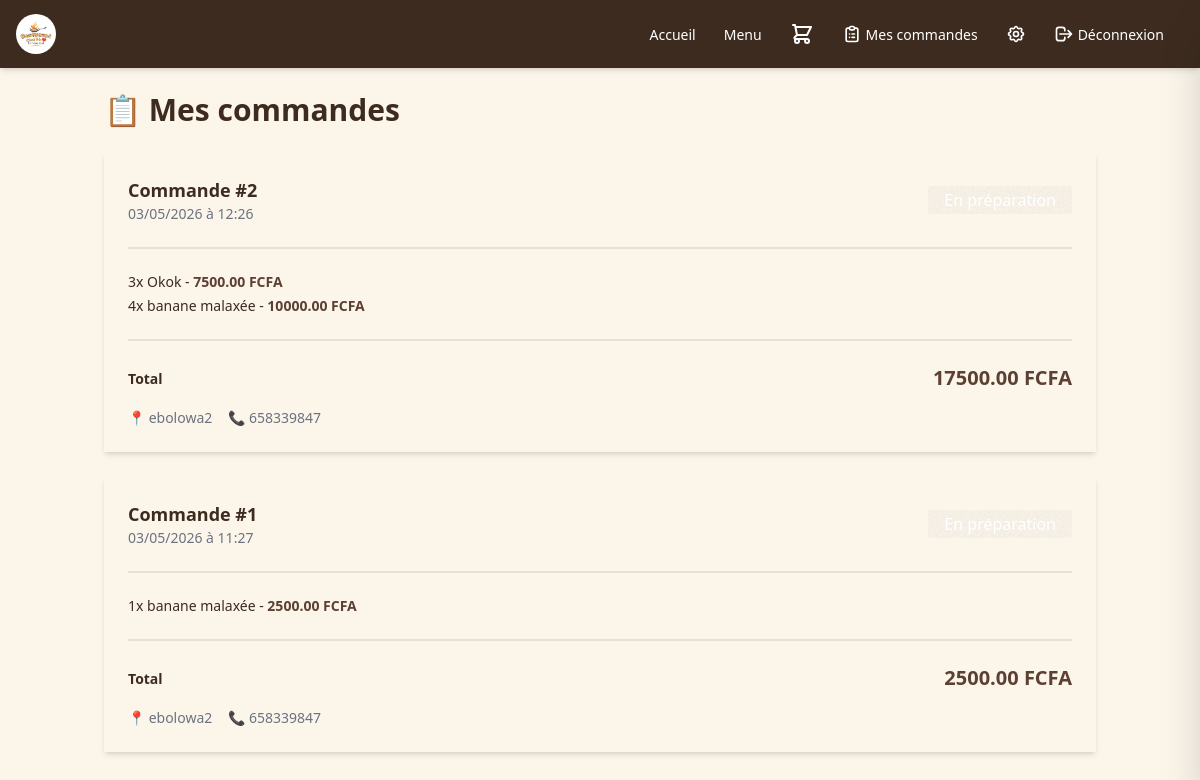
Page /orders/mes-commandes/ (signed in) on the committed database.
### orders/models.py (models this page shows, shortened)
class Commande(models.Model):
    STATUTS = [
        ('en_preparation', 'En préparation'),
        ('en_livraison', 'En livraison'),
        ('livree', 'Livrée'),
        ('annulee', 'Annulée'),
    ]
    client = models.ForeignKey(User, on_delete=models.CASCADE)
    statut = models.CharField(max_length=20, choices=STATUTS, default='en_preparation')
    adresse = models.CharField(max_length=300)
    quartier = models.CharField(max_length=100)
    cree_le = models.DateTimeField(auto_now_add=True)

class LigneCommande(models.Model):
    commande = models.ForeignKey(Commande, on_delete=models.CASCADE, related_name='lignes')
    plat = models.ForeignKey(Plat, on_delete=models.CASCADE)
    quantite = models.PositiveIntegerField()
    @property
    def total(self):
        return self.plat.prix * self.quantite

### menu/models.py (models this page shows, shortened)
class Plat(models.Model):
    nom = models.CharField(max_length=200)
    description = models.TextField()
    prix = models.DecimalField(max_digits=8, decimal_places=2)
    image = models.ImageField(upload_to='plats/', blank=True, null=True)
    disponible = models.BooleanField(default=True)
    cree_le = models.DateTimeField(auto_now_add=True)

### orders/views.py (the view)
# urls.py: path('mes-commandes/', views.mes_commandes, name='mes_commandes'),
@login_required
def mes_commandes(request):
    commandes = Commande.objects.filter(client=request.user).order_by('-cree_le')
    commandes_data = []
    for commande in commandes:
        total = sum(l.total for l in commande.lignes.all())
        commandes_data.append({'commande': commande, 'total': total})
    return render(request, 'orders/mes_commandes.html', {'commandes_data': commandes_data})

### orders/context_processors.py (called while the page is built, shortened)
def cart_context(request):
    panier = request.session.get('panier', {})
    items = []
    total = 0
    delivery_fee = 1500
    cart_count = sum(item['quantite'] for item in items)
    return {
        'cart_items': items,
        'cart_subtotal': total,
        'cart_delivery_fee': delivery_fee,
        'cart_total': total + delivery_fee,
        'cart_count': cart_count,
    }

### orders/templates/orders/mes_commandes.html (shortened to what this page needs)
{% extends 'base.html' %}
{% block content %}
<h1 class="text-3xl font-extrabold text-secondary mb-6">📋 Mes commandes</h1>
{% if commandes_data %}
<div class="flex flex-col gap-6">
    {% for item in commandes_data %}
    {% with commande=item.commande total=item.total %}
    <div class="card bg-base-100 shadow-md">
        <div class="card-body">
            <div class="flex flex-col sm:flex-row sm:items-center sm:justify-between gap-2">
                <div>
                    <h2 class="text-lg font-extrabold text-secondary">Commande #{{ commande.id }}</h2>
                    <p class="text-gray-400 text-sm">{{ commande.cree_le|date:"d/m/Y à H:i" }}</p>
                </div>
                {% if commande.statut == 'en_preparation' %}
                <span class="badge badge-warning text-white badge-lg px-4 py-3 self-start sm:self-auto">{{ commande.get_statut_display }}</span>
                {% elif commande.statut == 'en_livraison' %}
                <span class="badge badge-info text-white badge-lg px-4 py-3 self-start sm:self-auto">{{ commande.get_statut_display }}</span>
                {% elif commande.statut == 'livree' %}
                <span class="badge badge-success text-white badge-lg px-4 py-3 self-start sm:self-auto">{{ commande.get_statut_display }}</span>
                {% else %}
                <span class="badge badge-error text-white badge-lg px-4 py-3 self-start sm:self-auto">{{ commande.get_statut_display }}</span>
                {% endif %}
            </div>
            <div class="divider my-2"></div>
            <ul class="flex flex-col gap-1">
                {% for ligne in commande.lignes.all %}
                <li class="text-sm text-secondary font-medium">
                    {{ ligne.quantite }}x {{ ligne.plat.nom }} - <span class="text-primary font-bold">{{ ligne.total }} FCFA</span>
                </li>
                {% endfor %}
            </ul>
            <div class="divider my-2"></div>
            <div class="flex justify-between items-center">
                <span class="font-bold text-secondary">Total</span>
                <span class="text-xl font-extrabold text-primary">{{ total }} FCFA</span>
            </div>
            <div class="mt-2 text-sm text-gray-500 flex gap-4">
                <span>📍 {{ commande.quartier }}</span>
                <span>📞 {{ commande.adresse }}</span>
            </div>
        </div>
    </div>
    {% endwith %}
    {% endfor %}
</div>
{% endif %}
{% endblock %}

### theme/templates/base.html (style rules this page uses)
:root { --site-bg: #fcf5ea; --site-surface: #fffdf9; --site-surface-2: #f7e7d2; --site-text: #2f241d; --site-muted: #6b7280; --site-primary: #5c4033; --site-secondary: #3d2b1f; --site-accent: #e63946; }
html[data-theme="kiza"] { --color-primary: #5c4033; --color-secondary: #3d2b1f; --color-accent: #e63946; --color-base-100: #fcf5ea; --color-base-200: #f7e7d2; --color-base-300: #ead6c0; --color-base-content: #2f241d; --site-bg: #fcf5ea; --site-surface: #fffdf9; --site-surface-2: #f7e7d2; --site-text: #2f241d; --site-muted: #6b7280; --site-primary: #5c4033; --site-secondary: #3d2b1f; --site-accent: #e63946; }
body { background-color: var(--site-bg); color: var(--site-text); }
html[data-theme="kiza"] .text-gray-500, html[data-theme="kiza"] .text-gray-400 { color: #6b7280 !important; }
html[data-theme="kiza"] { background-color: #fcf5ea; color: #2f241d; }
html[data-theme="kiza"] .text-secondary { color: #3d2b1f !important; }

### rows in the picture
Commande: commande.id "2", commande.cree_le "03/05/2026 à 12:26", commande.statut "En préparation", total "17500.00", commande.quartier "ebolowa2", commande.adresse "658339847"
LigneCommande: quantite "3", plat.nom "Okok", total "7500.00"
LigneCommande: quantite "4", plat.nom "banane malaxée", total "10000.00"
Commande: commande.id "1", commande.cree_le "03/05/2026 à 11:27", commande.statut "En préparation", total "2500.00", commande.quartier "ebolowa2", commande.adresse "658339847"
LigneCommande: quantite "1", plat.nom "banane malaxée", total "2500.00"
